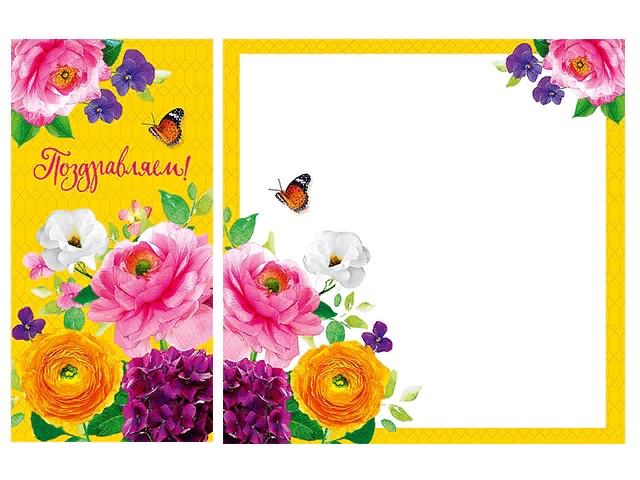
#> input picture Lab_8/task1/открытка.png, 640 x 480 px
$ python task1.py
#> lines starting #> are read from the running program, lines starting #| are printed output that depends on the picture
### Lab_7/functions.py
import os


# Функция, которая ищет изображения в текущей директории
def find_image() -> list | None:
    file_names: list = []
    extensions = ['.png', '.jpg']  # Список возможных расширений файлов
    for file in os.listdir():  # цикл по текущей директории
        for extension in extensions:
            # если file - файл, оканчивающийся на одно из расширений из списка
            if os.path.isfile(file) and file.endswith(extension):  # проверка на файл, ибо и папка может стать png >.<
                file_names.append(file)
    return file_names if file_names else None  # Возвращает список файлов, если они есть (if ... == True), иначе ничего


def get_image_name() -> str:
    """
    Функция, которая ищет изображения. Если их несколько, позволяет выбрать нужное.
    :return: Возвращает название изображения строкой
    """
    images = find_image()
    if images:  # если есть изображения: ...
        if len(images) == 1:
            return images[0]
        else:
            # генератор словаря, enumerate – здесь цикл, перебирающий значения и индексы
            images_dict: dict = {key: value for key, value in enumerate(images, start=1)}
            print('Найдены изображения:\n')
            for key, value in images_dict.items():
                print(f'{key} - {value}')
            return images_dict.get(int(input('Введите номер изображения: ')))  # get возвращает значение словаря


def check_output() -> None:
    if not os.path.exists('output'):
        os.makedirs('output')

### Lab_8/task1/task1.py
from PIL import Image
from Lab_7.functions import check_output, get_image_name


# 8.1)	Скачайте любую открытку из интернета, определите область,
# которую Вам нужно вырезать из данного изображения (обрезать текст, часть фото и т.д.).
# Напишите программу, которая выполнит эту операцию. Сохраните изображения в текущую папку под новым именем.

def main() -> None:
    image_name: str | None = get_image_name()
    if image_name:
        check_output()
        with Image.open(image_name) as postcard:
#> postcard is the input picture: PIL image 640x480 RGB; mean R, G, B 233.8, 208.9, 176.8
            postcard_cropped = postcard.crop((215, 30, 633, 450))  # postcard.size: (640, 480)
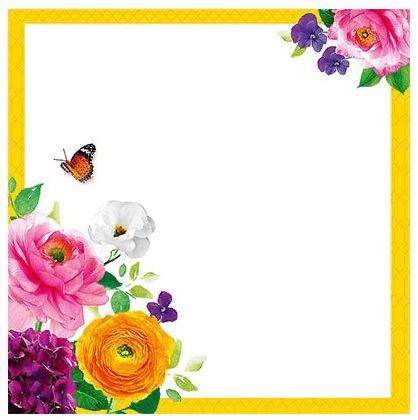
#> postcard_cropped: PIL image 418x420 RGB; mean R, G, B 239.3, 222, 199.5
            #  x, y верхнего левого угла, x, y нижнего правого угла – кортеж
            postcard_cropped.save('output/' + 'cropped_' + image_name)

    else:
        print('Файл не найден')


if __name__ == "__main__":
    main()
